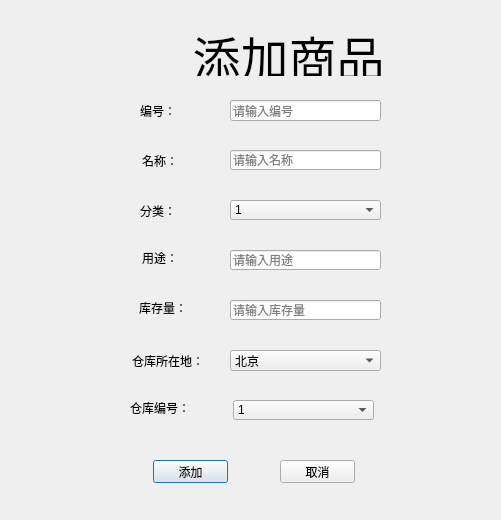
<?xml version="1.0" encoding="UTF-8"?>
<ui version="4.0">
 <class>InsertCommodity</class>
 <widget class="QDialog" name="InsertCommodity">
  <property name="geometry">
   <rect>
    <x>0</x>
    <y>0</y>
    <width>501</width>
    <height>520</height>
   </rect>
  </property>
  <property name="windowTitle">
   <string>添加商品</string>
  </property>
  <widget class="QLabel" name="Title">
   <property name="geometry">
    <rect>
     <x>121</x>
     <y>21</y>
     <width>335</width>
     <height>55</height>
    </rect>
   </property>
   <property name="sizePolicy">
    <sizepolicy hsizetype="Preferred" vsizetype="Minimum">
     <horstretch>0</horstretch>
     <verstretch>0</verstretch>
    </sizepolicy>
   </property>
   <property name="minimumSize">
    <size>
     <width>335</width>
     <height>0</height>
    </size>
   </property>
   <property name="maximumSize">
    <size>
     <width>400</width>
     <height>300</height>
    </size>
   </property>
   <property name="font">
    <font>
     <pointsize>16</pointsize>
    </font>
   </property>
   <property name="text">
    <string>&lt;html&gt;&lt;head/&gt;&lt;body&gt;&lt;p align=&quot;center&quot;&gt;&lt;span style=&quot; font-size:36pt;&quot;&gt;添加商品&lt;/span&gt;&lt;/p&gt;&lt;/body&gt;&lt;/html&gt;</string>
   </property>
   <property name="alignment">
    <set>Qt::AlignCenter</set>
   </property>
  </widget>
  <widget class="QLabel" name="label_Password">
   <property name="geometry">
    <rect>
     <x>142</x>
     <y>150</y>
     <width>36</width>
     <height>21</height>
    </rect>
   </property>
   <property name="text">
    <string>名称：</string>
   </property>
  </widget>
  <widget class="QLineEdit" name="commodityName">
   <property name="geometry">
    <rect>
     <x>230</x>
     <y>150</y>
     <width>151</width>
     <height>20</height>
    </rect>
   </property>
   <property name="echoMode">
    <enum>QLineEdit::Normal</enum>
   </property>
   <property name="placeholderText">
    <string>请输入名称</string>
   </property>
   <property name="clearButtonEnabled">
    <bool>true</bool>
   </property>
  </widget>
  <widget class="QLabel" name="label_departmentNum_2">
   <property name="geometry">
    <rect>
     <x>140</x>
     <y>200</y>
     <width>36</width>
     <height>21</height>
    </rect>
   </property>
   <property name="text">
    <string>分类：</string>
   </property>
  </widget>
  <widget class="QComboBox" name="commodityClassify">
   <property name="geometry">
    <rect>
     <x>230</x>
     <y>200</y>
     <width>151</width>
     <height>20</height>
    </rect>
   </property>
   <item>
    <property name="text">
     <string>1</string>
    </property>
   </item>
   <item>
    <property name="text">
     <string>2</string>
    </property>
   </item>
   <item>
    <property name="text">
     <string>3</string>
    </property>
   </item>
   <item>
    <property name="text">
     <string>4</string>
    </property>
   </item>
   <item>
    <property name="text">
     <string>5</string>
    </property>
   </item>
   <item>
    <property name="text">
     <string>6</string>
    </property>
   </item>
   <item>
    <property name="text">
     <string>7</string>
    </property>
   </item>
   <item>
    <property name="text">
     <string>8</string>
    </property>
   </item>
   <item>
    <property name="text">
     <string>8</string>
    </property>
   </item>
   <item>
    <property name="text">
     <string>10</string>
    </property>
   </item>
  </widget>
  <widget class="QLabel" name="label_TEL">
   <property name="geometry">
    <rect>
     <x>142</x>
     <y>250</y>
     <width>36</width>
     <height>16</height>
    </rect>
   </property>
   <property name="text">
    <string>用途：</string>
   </property>
  </widget>
  <widget class="QLineEdit" name="commodityUsage">
   <property name="geometry">
    <rect>
     <x>230</x>
     <y>250</y>
     <width>151</width>
     <height>20</height>
    </rect>
   </property>
   <property name="placeholderText">
    <string>请输入用途</string>
   </property>
  </widget>
  <widget class="QLabel" name="label_Education">
   <property name="geometry">
    <rect>
     <x>139</x>
     <y>300</y>
     <width>48</width>
     <height>16</height>
    </rect>
   </property>
   <property name="text">
    <string>库存量：</string>
   </property>
  </widget>
  <widget class="QLineEdit" name="commodityStock">
   <property name="geometry">
    <rect>
     <x>230</x>
     <y>300</y>
     <width>151</width>
     <height>20</height>
    </rect>
   </property>
   <property name="placeholderText">
    <string>请输入库存量</string>
   </property>
   <property name="clearButtonEnabled">
    <bool>true</bool>
   </property>
  </widget>
  <widget class="QLineEdit" name="commodityNum">
   <property name="geometry">
    <rect>
     <x>230</x>
     <y>100</y>
     <width>151</width>
     <height>21</height>
    </rect>
   </property>
   <property name="placeholderText">
    <string>请输入编号</string>
   </property>
  </widget>
  <widget class="QLabel" name="label_Name">
   <property name="geometry">
    <rect>
     <x>140</x>
     <y>100</y>
     <width>36</width>
     <height>21</height>
    </rect>
   </property>
   <property name="text">
    <string>编号：</string>
   </property>
  </widget>
  <widget class="QLabel" name="label_departmentNum">
   <property name="geometry">
    <rect>
     <x>132</x>
     <y>350</y>
     <width>72</width>
     <height>21</height>
    </rect>
   </property>
   <property name="text">
    <string>仓库所在地：</string>
   </property>
  </widget>
  <widget class="QComboBox" name="packageLocation">
   <property name="geometry">
    <rect>
     <x>230</x>
     <y>350</y>
     <width>151</width>
     <height>21</height>
    </rect>
   </property>
   <item>
    <property name="text">
     <string>北京</string>
    </property>
   </item>
   <item>
    <property name="text">
     <string>天津</string>
    </property>
   </item>
   <item>
    <property name="text">
     <string>上海</string>
    </property>
   </item>
   <item>
    <property name="text">
     <string>云南</string>
    </property>
   </item>
   <item>
    <property name="text">
     <string>四川</string>
    </property>
   </item>
   <item>
    <property name="text">
     <string>重庆</string>
    </property>
   </item>
  </widget>
  <widget class="QLabel" name="label_departmentName">
   <property name="geometry">
    <rect>
     <x>130</x>
     <y>400</y>
     <width>60</width>
     <height>16</height>
    </rect>
   </property>
   <property name="text">
    <string>仓库编号：</string>
   </property>
  </widget>
  <widget class="QComboBox" name="packageNum">
   <property name="geometry">
    <rect>
     <x>233</x>
     <y>400</y>
     <width>141</width>
     <height>20</height>
    </rect>
   </property>
   <item>
    <property name="text">
     <string>1</string>
    </property>
   </item>
   <item>
    <property name="text">
     <string>2</string>
    </property>
   </item>
   <item>
    <property name="text">
     <string>3</string>
    </property>
   </item>
   <item>
    <property name="text">
     <string>4</string>
    </property>
   </item>
   <item>
    <property name="text">
     <string>5</string>
    </property>
   </item>
   <item>
    <property name="text">
     <string>6</string>
    </property>
   </item>
   <item>
    <property name="text">
     <string>7</string>
    </property>
   </item>
   <item>
    <property name="text">
     <string>8</string>
    </property>
   </item>
   <item>
    <property name="text">
     <string>9</string>
    </property>
   </item>
   <item>
    <property name="text">
     <string>10</string>
    </property>
   </item>
  </widget>
  <widget class="QPushButton" name="AddCommodity">
   <property name="geometry">
    <rect>
     <x>153</x>
     <y>460</y>
     <width>75</width>
     <height>23</height>
    </rect>
   </property>
   <property name="text">
    <string>添加</string>
   </property>
  </widget>
  <widget class="QPushButton" name="Cancel">
   <property name="geometry">
    <rect>
     <x>280</x>
     <y>460</y>
     <width>75</width>
     <height>23</height>
    </rect>
   </property>
   <property name="text">
    <string>取消</string>
   </property>
  </widget>
 </widget>
 <layoutdefault spacing="6" margin="11"/>
 <resources/>
 <connections/>
</ui>
